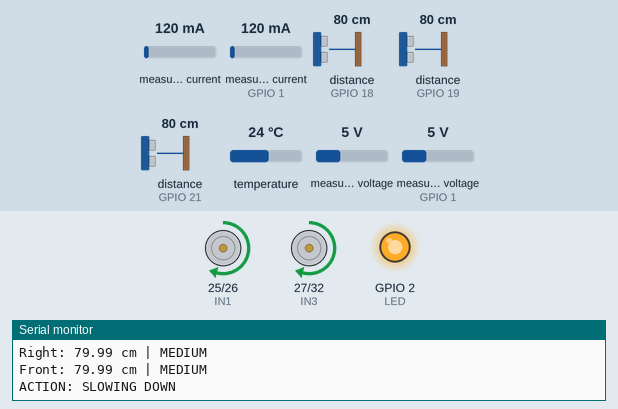
Simulated run of this sketch. Board: ESP32. Parts: motor-driver pin pairs drawn as motors (green arrow = first pin HIGH = forward, orange = second pin HIGH = backward, longer = more drive, scaled by the enable pin), output pins drawn as LEDs (lit = HIGH), the last lines printed to the serial monitor. Wiring (inferred from the names in the program): 3 × ultrasonic range finder: trigger GPIO 5, echo GPIO 18 / trigger GPIO 22, echo GPIO 19 / trigger GPIO 23, echo GPIO 21. Dashed ring = blinking. Inputs (shaded band) come from the test bench; at power-on: measured voltage 5 V, distance to the obstacle (sensors on GPIO 21, GPIO 18, GPIO 19) 80 cm, measured current 120 mA, measured current (sensor on GPIO 1) 120 mA, temperature 24 °C, measured voltage (sensor on GPIO 1) 5 V. The echo pulse lasts 58.3 µs per cm; WiFi joins after 1.5 s; servers stay silent unless stated; pins used as bus, display or sensor lines are not drawn.

Above: at 2.7 s.
2.8 s: measured voltage (sensor 0) set to 5.9 V
6.8 s: measured voltage (sensor 0) set to 6.4 V
At 9.9 s:
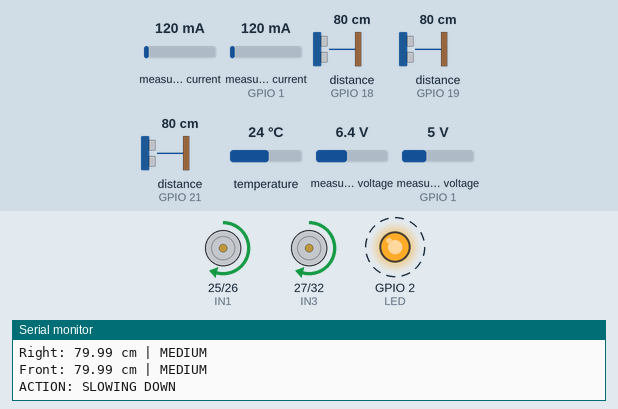
13.6 s: distance to the obstacle (sensor on GPIO 21) set to 34 cm
16.5 s: distance to the obstacle (sensor on GPIO 21) set to 27 cm
At 18.1 s:
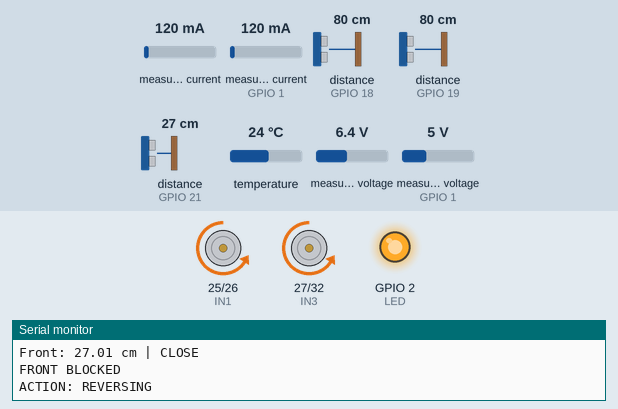
At 19.9 s:
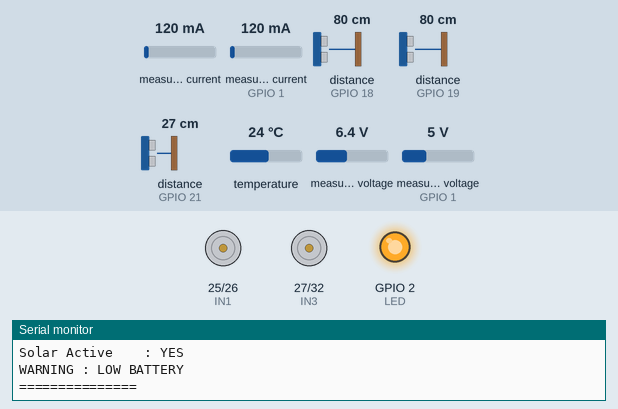
22.6 s: distance to the obstacle (sensor on GPIO 18) set to 74 cm
At 23.92 s:
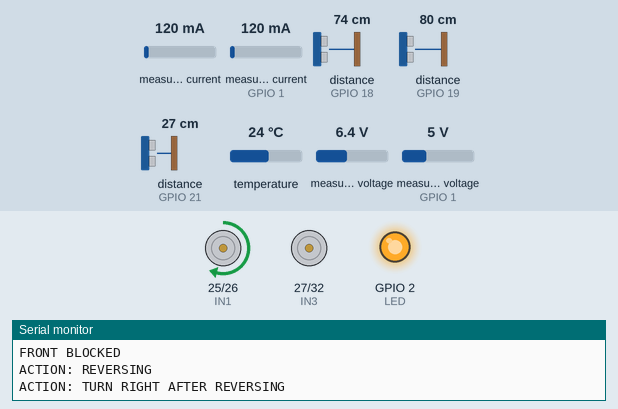
29.4 s: measured voltage (sensor 0) set to 11.2 V
Timing chart, 0 to 36.4 s (numbered marks = the images above; inputs shaded):
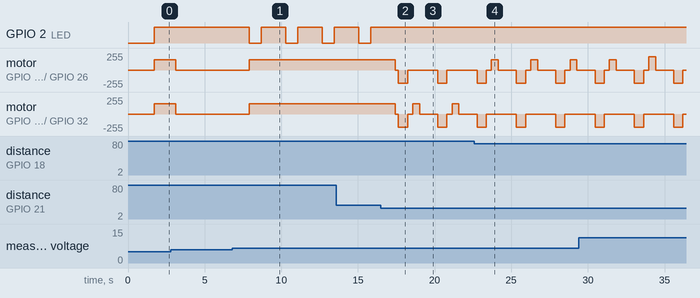

The sketch:

aevns_firmware.ino
```cpp
#include <Arduino.h>
#include <Wire.h>
#include <Adafruit_INA219.h>
#include <OneWire.h>
#include <DallasTemperature.h>
#include <WiFi.h>
#include <WiFiUDP.h>

// ── Motor Pins ────────────────────────────────────────────
const int IN1 = 25;
const int IN2 = 26;
const int IN3 = 27;
const int IN4 = 32;
const int ENA = 33;
const int ENB = 14;

const int PWM_FREQ       = 1000;
const int PWM_RESOLUTION = 8;

// ── Ultrasonic Pins ───────────────────────────────────────
const int ECHO_LEFT  = 18;
const int TRIG_LEFT  = 5;
const int ECHO_RIGHT = 19;
const int TRIG_RIGHT = 22;
const int ECHO_FRONT = 21;
const int TRIG_FRONT = 23;

// ── LED ───────────────────────────────────────────────────
const int LED = 2;

// ── BMS Pins ──────────────────────────────────────────────
const int SDA_PIN  = 13;
const int SCL_PIN  = 15;
const int TEMP_PIN = 4;

// ── Speed Constants ───────────────────────────────────────
const int min_speed    = 145;
const int slow_speed   = 155;
const int normal_speed = 200;
const int fast_speed   = 250;

// ── BMS Thresholds ────────────────────────────────────────
const int MAX_TEMP    = 45;
const int LOW_BATTERY = 20;
const int CRIT_BATTERY = 10;

// ── BMS Global State ──────────────────────────────────────
float g_voltage       = 0;
float g_current       = 0;
float g_power         = 0;
float g_soc           = 100;
float g_temp          = 25;
float g_solar_voltage = 0;
float g_solar_current = 0;
bool  g_overTemp      = false;
bool  g_lowBattery    = false;
bool  g_critBattery   = false;
bool  g_solarActive   = false;

float g_left_d = 0;
float g_right_d = 0;
float g_front_d = 0;

String g_left_zone = "CLEAR";
String g_right_zone = "CLEAR";
String g_front_zone = "CLEAR";

String g_action = "IDLE";
int g_drive_speed = 0;

// ── Networking ────────────────────────────────────────────────
const char* ssid = "Ali Khan";
const char* password = "06070809";
const char* laptopIP = "192.168.1.14";
const int port = 4210;

// ── Timing ────────────────────────────────────────────────
unsigned long lastBlinkTime = 0;
bool ledState = false;
unsigned long lastBMS_read = 0;
const unsigned long BMS_interval = 2000;
unsigned long lastWifiSend = 0;
const unsigned long WiFi_interval = 2000;

// ── Sensor Objects ────────────────────────────────────────
Adafruit_INA219 battery_ina219(0x40);
Adafruit_INA219 solar_ina219(0x41);
OneWire one_wire(TEMP_PIN);
DallasTemperature tempSensor(&one_wire);
WiFiUDP udp;


// ── Distance ──────────────────────────────────────────────
float distance(int TRIG, int ECHO)
{
  digitalWrite(TRIG, LOW);
  delayMicroseconds(2);
  digitalWrite(TRIG, HIGH);
  delayMicroseconds(10);
  digitalWrite(TRIG, LOW);
  unsigned long duration = pulseIn(ECHO, HIGH, 30000);
  if (duration == 0) return 999.0;
  return (duration * 0.0343) / 2;
}

// ── Zone ──────────────────────────────────────────────────
String ZONE(float dist)
{
  if (dist > 0 && dist <= 30)  return "CLOSE";
  if (dist > 30 && dist <= 80) return "MEDIUM";
  return "CLEAR";
}

// ── LED ───────────────────────────────────────────────────
void updateLED(String L, String R, String F)
{
  if (L == "CLOSE" || R == "CLOSE" || F == "CLOSE")
  {
    digitalWrite(LED, HIGH);
    ledState = true;
  }
  else if (L == "MEDIUM" || R == "MEDIUM" || F == "MEDIUM")
  {
    unsigned long now = millis();
    if (now - lastBlinkTime >= 200)
    {
      ledState = !ledState;
      digitalWrite(LED, ledState);
      lastBlinkTime = now;
    }
  }
  else
  {
    digitalWrite(LED, LOW);
    ledState = false;
  }
}

// ── BMS ───────────────────────────────────────────────────
void readBMS()
{
  unsigned long now = millis();
  if (now - lastBMS_read < BMS_interval) return;
  lastBMS_read = now;

  // Battery
  g_voltage = battery_ina219.getBusVoltage_V();
  g_current = battery_ina219.getCurrent_mA();
  g_power   = battery_ina219.getPower_mW();
  g_soc     = constrain(((g_voltage - 6.0) / (8.4 - 6.0)) * 100.0, 0.0, 100.0);

  // Solar
  g_solar_voltage = solar_ina219.getBusVoltage_V();
  g_solar_current = solar_ina219.getCurrent_mA();
  g_solarActive   = (g_solar_voltage > 4.5 && g_solar_current > 5.0);

  // Temperature
  tempSensor.requestTemperatures();
  g_temp = tempSensor.getTempCByIndex(0);

  if (g_temp == DEVICE_DISCONNECTED_C)
  {
    Serial.println("ERROR: Temperature sensor disconnected");
    g_overTemp = true;
  }
  else
  {
    g_overTemp = g_temp > MAX_TEMP;
  }

  g_lowBattery  = g_soc < LOW_BATTERY;
  g_critBattery = g_soc < CRIT_BATTERY;

  Serial.println("===== BMS =====");
  Serial.print("Battery Voltage : "); Serial.print(g_voltage, 2);       Serial.println(" V");
  Serial.print("Battery Current : "); Serial.print(g_current, 2);       Serial.println(" mA");
  Serial.print("Battery Power   : "); Serial.print(g_power, 2);         Serial.println(" mW");
  Serial.print("SOC             : "); Serial.print(g_soc, 1);           Serial.println(" %");
  Serial.print("Temperature     : "); Serial.print(g_temp, 1);          Serial.println(" C");
  Serial.print("Solar Voltage   : "); Serial.print(g_solar_voltage, 2); Serial.println(" V");
  Serial.print("Solar Current   : "); Serial.print(g_solar_current, 2); Serial.println(" mA");
  Serial.print("Solar Active    : "); Serial.println(g_solarActive ? "YES" : "NO");
  if (g_overTemp)    Serial.println("WARNING : BATTERY OVERHEATING");
  if (g_critBattery) Serial.println("CRITICAL: BATTERY CRITICALLY LOW");
  else if (g_lowBattery) Serial.println("WARNING : LOW BATTERY");
  Serial.println("===============");
}

// ── Motors ────────────────────────────────────────────────
void leftMotorForward()  { digitalWrite(IN1, HIGH); digitalWrite(IN2, LOW);  }
void leftMotorBackward() { digitalWrite(IN1, LOW);  digitalWrite(IN2, HIGH); }
void rightMotorForward() { digitalWrite(IN3, HIGH); digitalWrite(IN4, LOW);  }
void rightMotorBackward(){ digitalWrite(IN3, LOW);  digitalWrite(IN4, HIGH); }

void leftMotorStop()
{
  digitalWrite(IN1, LOW);
  digitalWrite(IN2, LOW);
  ledcWrite(ENA, 255);
}

void rightMotorStop()
{
  digitalWrite(IN3, LOW);
  digitalWrite(IN4, LOW);
  ledcWrite(ENB, 255);
}

void setMotorSpeed(int left_speed, int right_speed)
{
  ledcWrite(ENA, constrain(left_speed,  0, 255));
  ledcWrite(ENB, constrain(right_speed, 0, 255));
}

void moveForward(int left_speed, int right_speed)
{
  leftMotorForward();
  rightMotorForward();
  setMotorSpeed(left_speed, right_speed);
}

void moveBackward(int left_speed, int right_speed)
{
  leftMotorBackward();
  rightMotorBackward();
  setMotorSpeed(left_speed, right_speed);
}

void turnLeft(int right_speed)
{
  leftMotorStop();
  rightMotorForward();
  ledcWrite(ENB, constrain(right_speed, 0, 255));
}

void turnRight(int left_speed)
{
  rightMotorStop();
  leftMotorForward();
  ledcWrite(ENA, constrain(left_speed, 0, 255));
}

void stopBothMotors()
{
  leftMotorStop();
  rightMotorStop();
}

void correctionDifferentSpeed(int left_speed, int right_speed)
{
  leftMotorForward();
  rightMotorForward();
  setMotorSpeed(left_speed, right_speed);
}

// ── Navigation ────────────────────────────────────────────
void navigate()
{
  if (g_overTemp || g_critBattery)
  {
    stopBothMotors();
 if (g_overTemp)
        Serial.println("BMS HALT: TEMPERATURE PROBLEM");

    if (g_critBattery)
        Serial.println("BMS HALT: CRITICAL BATTERY");

    g_action = "BMS HALT";
    g_drive_speed = 0;

    delay(500);
    return;
  }

  int driveSpeed;
  int turnSpeed;
  if (g_lowBattery == true) {
    driveSpeed = slow_speed;
  } else {
    driveSpeed = fast_speed;
  }
  if (g_lowBattery == true) {
    turnSpeed = slow_speed;
  } else {
    turnSpeed = normal_speed;
  }

  float LEFT_D  = distance(TRIG_LEFT,  ECHO_LEFT);  delay(60);
  float RIGHT_D = distance(TRIG_RIGHT, ECHO_RIGHT); delay(60);
  float FRONT_D = distance(TRIG_FRONT, ECHO_FRONT); delay(60);

  g_left_d = LEFT_D;
  g_right_d = RIGHT_D;
  g_front_d = FRONT_D;


  String LEFT_ZONE  = ZONE(LEFT_D);
  String RIGHT_ZONE = ZONE(RIGHT_D);
  String FRONT_ZONE = ZONE(FRONT_D);

  g_left_zone = LEFT_ZONE;
  g_right_zone = RIGHT_ZONE;
  g_front_zone = FRONT_ZONE;

  Serial.print("Left: ");  Serial.print(LEFT_D);  Serial.print(" cm | "); Serial.println(LEFT_ZONE);
  Serial.print("Right: "); Serial.print(RIGHT_D); Serial.print(" cm | "); Serial.println(RIGHT_ZONE);
  Serial.print("Front: "); Serial.print(FRONT_D); Serial.print(" cm | "); Serial.println(FRONT_ZONE);

  updateLED(LEFT_ZONE, RIGHT_ZONE, FRONT_ZONE);

  if (FRONT_ZONE == "CLEAR")
  {
    if (LEFT_D < 15)
    {
      Serial.println("ACTION: CORRECTING RIGHT");
      g_action = "CORRECTING RIGHT";
      g_drive_speed = driveSpeed;
      correctionDifferentSpeed(driveSpeed, min_speed);
      delay(200);

    }
    else if (RIGHT_D < 15)
    {
      Serial.println("ACTION: CORRECTING LEFT");
      g_action = "CORRECTING LEFT";
      g_drive_speed = driveSpeed;
      correctionDifferentSpeed(min_speed, driveSpeed);
      delay(200);

    }
    else
    {
      Serial.println("ACTION: MOVING FORWARD");
      g_action = "MOVING FORWARD";
      g_drive_speed = driveSpeed;
      moveForward(driveSpeed, driveSpeed);
      delay(400);


    }
  }
  else if (FRONT_ZONE == "MEDIUM")
  {
    Serial.println("ACTION: SLOWING DOWN");
    g_action = "SLOWING DOWN";
    g_drive_speed = slow_speed;
    moveForward(slow_speed, slow_speed);
    delay(600);
  }
  else
  {
    Serial.println("FRONT BLOCKED");
    g_action = "FRONT BLOCKED";
    g_drive_speed = 0;
    stopBothMotors();
    delay(100);

    if (RIGHT_D > LEFT_D + 10)
    {
      Serial.println("ACTION: TURN RIGHT");
      g_action = "TURN RIGHT";
      g_drive_speed = turnSpeed;
      turnRight(turnSpeed);
      delay(450);
      stopBothMotors();
    }
    else if (LEFT_D > RIGHT_D + 10)
    {
      Serial.println("ACTION: TURN LEFT");
      g_action = "TURN LEFT";
      g_drive_speed = turnSpeed;
      turnLeft(turnSpeed);
      delay(450);
      stopBothMotors();
    }
    else
    {
      Serial.println("ACTION: REVERSING");
      g_action = "REVERSING";
      g_drive_speed = normal_speed;
      stopBothMotors();
      delay(100);
      moveBackward(normal_speed, normal_speed);
      delay(600);
      stopBothMotors();
      delay(200);

      float new_RIGHT_D = distance(TRIG_RIGHT, ECHO_RIGHT); delay(60);
      float new_LEFT_D  = distance(TRIG_LEFT,  ECHO_LEFT);  delay(60);

      g_right_d = new_RIGHT_D;
      g_left_d = new_LEFT_D;
      g_right_zone = ZONE(new_RIGHT_D);
      g_left_zone = ZONE(new_LEFT_D);

      if (new_RIGHT_D > new_LEFT_D)
      {
        Serial.println("ACTION: TURN RIGHT AFTER REVERSING");
        g_action = "TURN RIGHT AFTER REVERSING";
        g_drive_speed = turnSpeed;
        turnRight(turnSpeed);
        delay(450);
        stopBothMotors();
      }
      else
      {
        Serial.println("ACTION: TURN LEFT AFTER REVERSING");
        g_action = "TURN LEFT AFTER REVERSING";
        g_drive_speed = turnSpeed;
        turnLeft(turnSpeed);
        delay(450);
        stopBothMotors();
      }
    }
  }
}

// ── Setup ─────────────────────────────────────────────────
void setup()
{
  Serial.begin(115200);

  pinMode(TRIG_LEFT,  OUTPUT); pinMode(ECHO_LEFT,  INPUT);
  pinMode(TRIG_RIGHT, OUTPUT); pinMode(ECHO_RIGHT, INPUT);
  pinMode(TRIG_FRONT, OUTPUT); pinMode(ECHO_FRONT, INPUT);
  digitalWrite(TRIG_LEFT,  LOW);
  digitalWrite(TRIG_RIGHT, LOW);
  digitalWrite(TRIG_FRONT, LOW);

  pinMode(LED, OUTPUT);
  digitalWrite(LED, LOW);

  pinMode(IN1, OUTPUT); pinMode(IN2, OUTPUT);
  pinMode(IN3, OUTPUT); pinMode(IN4, OUTPUT);
  digitalWrite(IN1, LOW); digitalWrite(IN2, LOW);
  digitalWrite(IN3, LOW); digitalWrite(IN4, LOW);

  ledcAttach(ENA, PWM_FREQ, PWM_RESOLUTION);
  ledcAttach(ENB, PWM_FREQ, PWM_RESOLUTION);
  setMotorSpeed(0, 0);

  Wire.begin(SDA_PIN, SCL_PIN);

  if (!battery_ina219.begin(&Wire))
  {
    Serial.println("Battery INA219 not found at 0x40");
    while (1);
  }
  Serial.println("Battery INA219 ready");

  if (!solar_ina219.begin(&Wire))
  {
    Serial.println("Solar INA219 not found at 0x41");
    while (1);
  }
  Serial.println("Solar INA219 ready");

  tempSensor.begin();
  Serial.println("Temperature Sensor Ready");
  Serial.println("AEVNS Ready");

  WiFi.begin(ssid, password);

  while (WiFi.status()!=WL_CONNECTED){
    delay(500);
    Serial.print(".");
  }
  Serial.println("Connected");
  Serial.println(WiFi.localIP());
  udp.begin(port);
}

void SendData(){
  unsigned long now = millis();
  if (now - lastWifiSend < WiFi_interval) return;
  lastWifiSend = now;

  String message = String(g_voltage) + "," +
                String(g_current) + "," +
                String(g_power) + "," +
                String(g_soc) + "," +
                String(g_temp) + "," +
                String(g_solar_voltage) + "," +
                String(g_solar_current) + "," +
                String(g_solarActive ? "YES" : "NO") + "," +
                String(g_left_d) + "," +
                String(g_right_d) + "," +
                String(g_front_d) + "," +
                String(g_left_zone) + "," +
                String(g_right_zone) + "," +
                String(g_front_zone) + "," +
                String(g_action) + "," +
                String(g_drive_speed);

  udp.beginPacket(laptopIP,port);
  udp.print(message);
  udp.endPacket();
}

// ── Loop ──────────────────────────────────────────────────
void loop()
{
  readBMS();
  navigate();
  SendData();
}
```

Measured:
- the behaviour switches between 6.2 and 6.3 V on measured voltage (sensor 0) (found by bisection; images 0 and 1)
- the behaviour switches between 31 and 30 cm on distance to the obstacle (sensor on GPIO 21) (found by bisection; images 1 and 2)
- the behaviour switches between 80 and 79 cm on distance to the obstacle (sensor on GPIO 18) (found by bisection; images 3 and 4)
- after the input at 6.8 s, GPIO 2 (LED): alternates HIGH for 1.6 s and LOW for 0.80 s, starting after 1.1 s; motor on GPIO 25 (IN1) / GPIO 26 (IN2), motor on GPIO 27 (IN3) / GPIO 32 (IN4): stopped → forward 154/255 after 1.1 s
- after the input at 16.5 s, GPIO 2 (LED): stops changing and stays HIGH; motor on GPIO 25 (IN1) / GPIO 26 (IN2): goes stopped 0.20 s, backward 199/255 0.60 s, stopped 2.0 s, backward 199/255 0.60 s, then stopped, starting after 0.94 s
